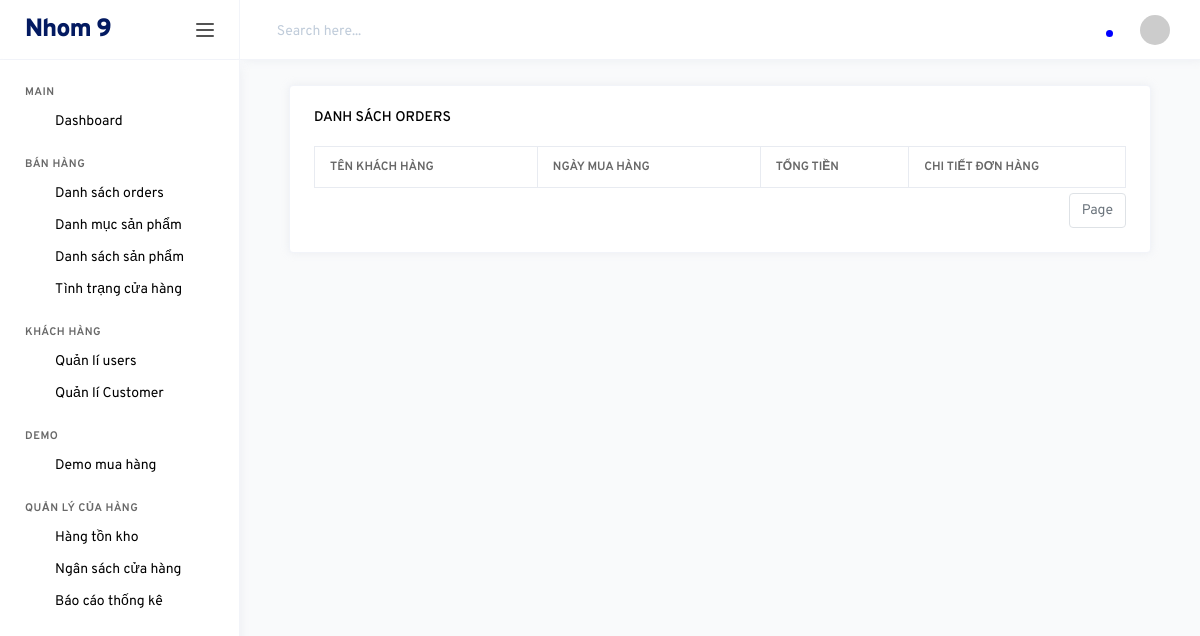
Page /backend/index.php?controller=orders (signed in) on the earlier database version.
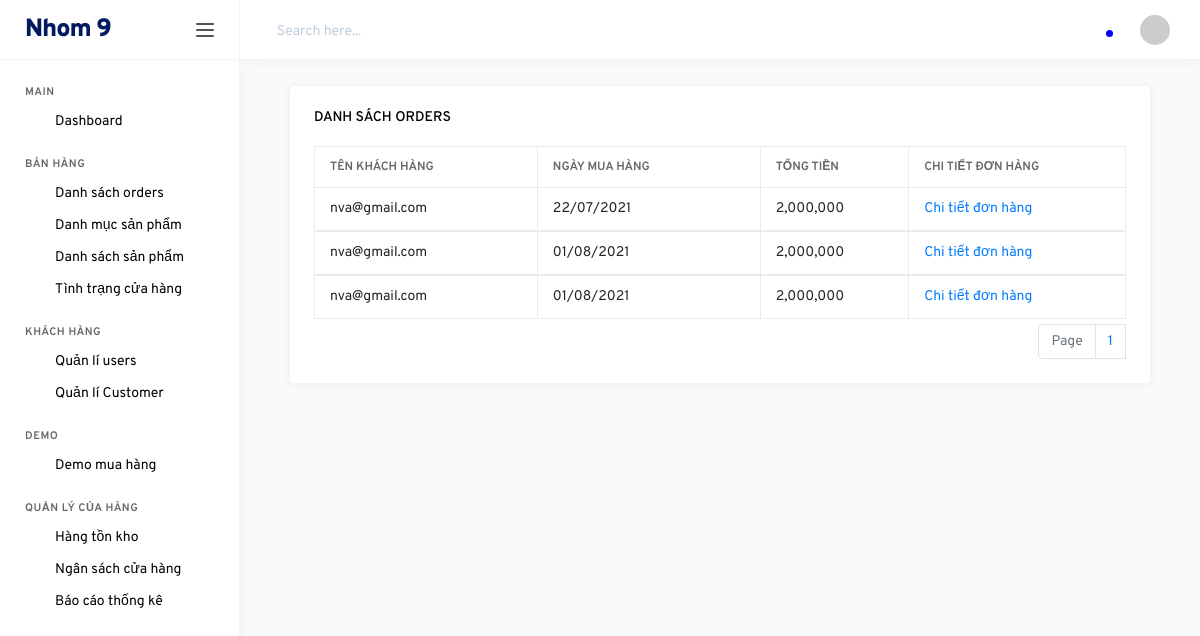
Same page on the later database version.
### tables this page shows
CREATE TABLE `orders` (
  `id` int(11) NOT NULL,
  `user_id` int(11) NOT NULL,
  `date` date NOT NULL,
  `price` int(11) NOT NULL
);

CREATE TABLE `users` (
  `id` int(11) NOT NULL,
  `email` varchar(500) NOT NULL,
  `password` varchar(500) NOT NULL
);

### backend/controllers/OrdersController.php (called while the page is built, shortened)
<?php
	include "Models/OrdersModel.php";
	class OrdersController extends Controller{
		public function index(){
			$recordPerPage = 25;
			$numPage = ceil($this->modelTotal()/$recordPerPage);
			$listRecord = $this->modelRead($recordPerPage);
			$this->loadView("OrdersView.php",["listRecord"=>$listRecord,"numPage"=>$numPage]);
		}
	}
 ?>

### backend/models/OrdersModel.php (called while the page is built, shortened)
<?php
	trait OrdersModel{
		public function modelRead($recordPerPage){
			$page = isset($_GET["p"]) && $_GET["p"] > 0 ? $_GET["p"]-1 : 0;
			$from = $page * $recordPerPage;
			$conn = Connection::getInstance();
			$query = $conn->query("select users.email as users, orders.* from orders inner join users on orders.user_id = users.id order by orders.id desc limit $from, $recordPerPage");
			return $query->fetchAll();
		}
		public function modelTotal(){
			$conn = Connection::getInstance();
			$query = $conn->query("select id from orders");
			return $query->rowCount();
		}
	}
 ?>

### backend/views/OrdersView.php (the view, shortened to what this page needs)
<div class="col-md-12">
        <div class="col-md-12 grid-margin stretch-card">
        <div class="card">
            <div class="card-body">
                <h6 class="card-title">Danh sách Orders</h6>
                <div class="table-responsive">
                        <table class="table table-bordered table-hover">
                            <thead>
                                <tr>
                                    <th style="width: 150px;">Tên khách hàng</th>
                                    <th style="width: 150px;">Ngày mua hàng</th>
                                    <th style="width: 100px;">Tổng tiền</th>
                                    <th style="width: 100px;">Chi tiết đơn hàng</th>
                                </tr>
                            </thead>
                <?php foreach($listRecord as $rows): ?>
                <tbody>
                    <tr>
                     <td><?php echo $rows->users; ?></td>
                     <td>
                        <?php
                        $date = Date_create($rows->date);
                        echo Date_format($date, "d/m/Y");
                        ?>
                        </td>
                     <td><?php echo number_format($rows->price); ?></td>
                     <td><a href="index.php?controller=orders&action=detail&id=<?php echo $rows->id; ?>">Chi tiết đơn hàng</a></td>
                 </tr>
                    <?php endforeach; ?>
                </tbody>
                </table>
                <nav aria-label="Page navigation example">
                <ul class="pagination">
                    <li class="page-item disabled"><a class="page-link" href="#">Page</a></li>
                    <?php for($i = 1;$i <= $numPage; $i++): ?>
                        <li><a class="page-link" href="index.php?controller=products&p=<?php echo $i; ?>"><?php echo $i; ?></a></li>
                        <?php endfor; ?>
                </ul>
                </nav>
        </div>
            </div>
        </div>
    </div>
    </div>

Differences in the rows shown:
added orders: user.email "nva@gmail.com", date "22/07/2021", price "2,000,000"
added orders: user.email "nva@gmail.com", date "01/08/2021", price "2,000,000"
added orders: user.email "nva@gmail.com", date "01/08/2021", price "2,000,000"
Other differences:
new list line: "1"
